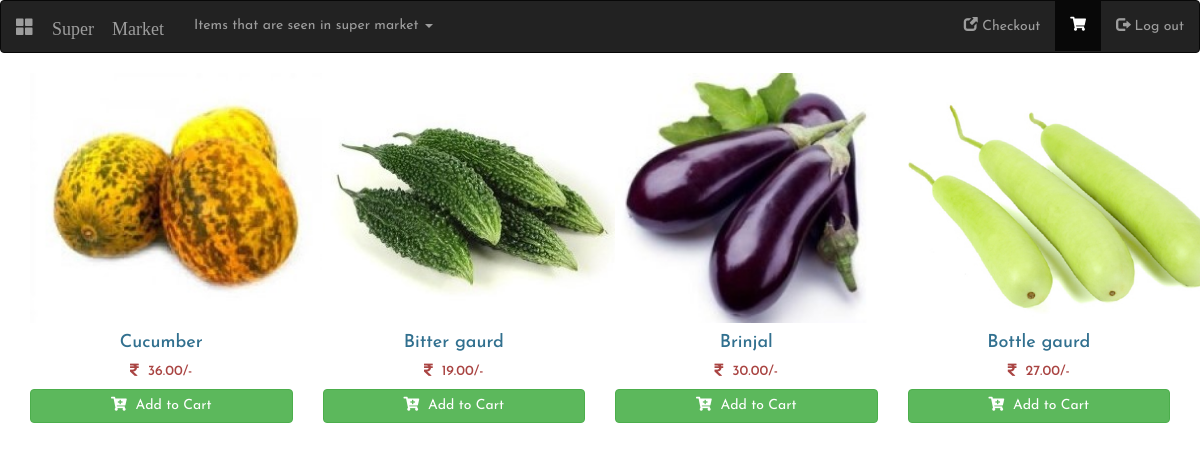
Screenshot of /vegetables.php with the database file from the repository.
### tables this page shows
CREATE TABLE `vegetables` (
  `id` int(255) NOT NULL,
  `product_name` varchar(255) NOT NULL,
  `product_price` float NOT NULL,
  `product_image` varchar(255) NOT NULL,
  `product_code` varchar(255) NOT NULL
);

### vegetables.php (the view, shortened to what this page needs)
<!DOCTYPE html>
<html>
<head>
  <link rel="stylesheet" type="text/css" href="css/style.css">
  <link rel="stylesheet" href="https://maxcdn.bootstrapcdn.com/bootstrap/3.4.1/css/bootstrap.min.css">
  <link rel="stylesheet" href="https://cdnjs.cloudflare.com/ajax/libs/font-awesome/5.12.0/css/all.css" />
</head>
<body>
	<nav class="navbar navbar-inverse">
  <div class="container-fluid">
    <div class="navbar-header">
      <a class="navbar-brand" href="#"><span class="glyphicon glyphicon-th-large"> Super Market</span></a>
    </div>
    <ul class="nav navbar-nav">
      <li class="dropdown">
        <a class="dropdown-toggle" data-toggle="dropdown" href="shopping.php">Items that are seen in super market
        <span class="caret"></span></a>
      </li>
    </ul>
    <ul class="nav navbar-nav navbar-right">
      <li><a href="checkout.php"><span class="glyphicon glyphicon-new-window"></span> Checkout </a></li>
      <li class="active"><a href="cart.php"><span></span><i class="fas fa-shopping-cart"></i><span id="cart-item" class="badge badge-danger"></span></a></li>
      <li><a href="index.php"><span class="glyphicon glyphicon-log-out"></span> Log out</a></li>
    </ul>
  </div>
</nav>
<div class="container">
  <div class="row mt-2 pb-3">
    <?php
      include 'config.php';
      $stmt = $conn->prepare("SELECT * FROM vegetables");
      $stmt->execute();
      $result = $stmt->get_result();
      while($row = $result->fetch_assoc()):
    ?>
    <div class="col-sm-6 col-md-4 col-lg-3 mb-2">
      <div class="card-deck">
        <div class="card p-2 border-secondary mb-2">
          <img src="<?= $row['product_image'] ?>" class="card-img-top" height="250">
          <div class="card-body p-1">
            <h4 class="card-title text-center text-info"><?= $row['product_name'] ?></h4>
            <h5 class="card-text text-center text-danger"><i class="fas fa-rupee-sign"></i>&nbsp;&nbsp;<?= number_format($row['product_price'],2) ?>/-</h5>
          </div>
          <div class="card-footer p-1">
            <form action="" class="form-submit">
              <button class="btn btn-success btn-block addItemBtn"><i class="fas fa-cart-plus"></i>&nbsp;&nbsp;Add to Cart</button>
            </form>
          </div>
        </div>
      </div>
    </div>
  <?php endwhile; ?>
  </div>
</div>
</body>
</html>

### css/style.css (style rules this page uses)
* { margin: 0; padding: 0;box-sizing: border-box;font-family: 'Josefin Sans', sans-serif; }

### rows the page displays
vegetables: product_image (picture), product_name "Cucumber", product_price "36.00"
vegetables: product_image (picture), product_name "Bitter gaurd", product_price "19.00"
vegetables: product_image (picture), product_name "Brinjal", product_price "30.00"
vegetables: product_image (picture), product_name "Bottle gaurd", product_price "27.00"
